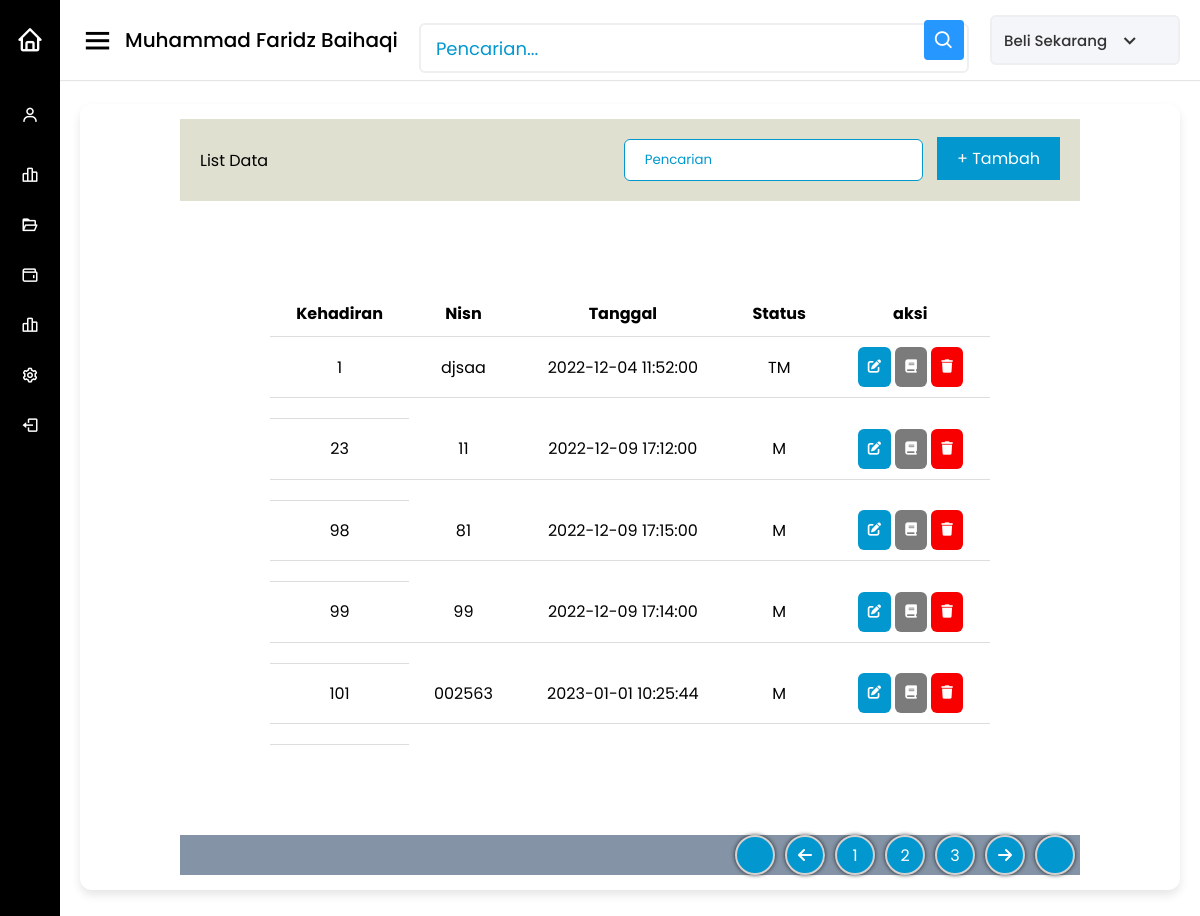
The app's page /controllers/c_absensi.php?aksi=list with its own data.
### tables this page shows
CREATE TABLE `kehadiran` (
  `id_kehadiran` int(10) NOT NULL,
  `nisn` char(10) NOT NULL,
  `tanggal` datetime DEFAULT NULL,
  `status` enum('M','TM') DEFAULT NULL,
  `keterangan` text DEFAULT NULL
);

### models/model_absensi.php (called while the page is built, shortened)
<?php
require_once("koneksi.php");
function getAllData()
{
    global $koneksi;
    $sql = "SELECT * FROM kehadiran order by id_kehadiran ASC";
    $query = mysqli_query($koneksi, $sql);
    while ($ambilData = mysqli_fetch_assoc($query)) {
        $list[] = $ambilData;
    }
    return $list;
}

### views/transaksi_absensi/list_data.php (the view, shortened to what this page needs)
<!DOCTYPE html>
<html>
<head>
  <link rel="stylesheet" href="https://cdnjs.cloudflare.com/ajax/libs/vue/3.2.41/vue.cjs.js" />
  <link href="https://unpkg.com/boxicons@2.0.7/css/boxicons.min.css" rel="stylesheet" />
  <link rel="stylesheet" href="../assets/css/dasboard_rplb_22.css" />
</head>
<body>
  <div class="sidebar">
    <div class="logo-details">
      <i class='bx bx-home'></i>
      <span class="logo_name">Dashboard</span>
    </div>
    <ul class="nav-links">
      <li class="list">
        <a href="<?= URL ?>dashboard" class="nav-link">
          <i class="bx bx-user" id="btn"></i>
          <span class="link">Utama</span>
        </a>
      </li>
      <ul class="nav-links">
        <li class="list">
          <a href="http://localhost/bew_xirplb_1920_22_Paris/controllers/c_siswa.php?aksi=list" class="nav-link">
            <i class="bx bx-bar-chart-alt-2 icon" id="btn"></i>
            <span class="link">Siswa</span>
          </a>
        </li>
        <li class="list">
          <a href="<?= URL ?>list" class="nav-link">
            <i class="bx bx-folder-open icon" id="btn"></i>
            <span class="link">Kelas</span>
          </a>
        </li>
        <li class="list">
          <a href="http://localhost/bew_xirplb_1920_22_Paris/controllers/c_anggota.php?aksi=list" class="nav-link">
            <i class="bx bx-wallet icon" id="btn"></i>
            <span class="link">Anggota</span>
          </a>
        </li>
        <li class="list">
          <a href="http://localhost/bew_xirplb_1920_22_Paris/controllers/c_absensi.php?aksi=list" class="nav-link">
            <i class="bx bx-bar-chart-alt-2 icon" id="btn"></i>
            <span class="link">Absensi</span>
          </a>
        </li>
        <li class="list">
          <a href="#" class="nav-link">
            <i class="bx bx-cog icon" id="btn"></i>
            <span class="link">Pengaturan</span>
          </a>
        </li>
        <li class="list">
          <a href="<?= URL ?>logout" class="nav-link">
            <i class="bx bx-log-out icon" id="btn"></i>
            <span class="link">Keluar</span>
          </a>
        </li>
      </ul>
  </div>
  <section class="home-section">
    <nav>
      <div class="sidebar-button">
        <i class='bx bx-menu sidebarBtn'></i>
        <span class="dashboard">Muhammad Faridz Baihaqi</span>
      </div>
      <div class="search-box">
        <input type="text" placeholder="Pencarian..." />
        <i class="bx bx-search"></i>
      </div>
      <div class="profile-details">
        <span class="admin_name">Beli Sekarang</span>
        <i class="bx bx-chevron-down"></i>
      </div>
    </nav>
    <div class="home-content">
      <div class="overview-boxes-list">
        <div class="box-list">
          <div class="right-side">
            <div class="table">
              <div class="table_header">
                <p>List Data</p>
                <div>
                  <input placeholder="Pencarian" />
                  <a href="<?= URL ?>tambah" <button class="tambah">+ Tambah</button></a>
                </div>
              </div>
              <div class="table_selection">
                <table>
                  <thead>
                    <th>Kehadiran</th>
                    <th>Nisn</th>
                    <th>Tanggal</th>
                    <th>Status</th>
                    <th>aksi</th>
                  </thead>
                  <?php foreach ($data as $row) : ?>
                    <tbody>
                      <tr>
                        <td>
                          <?= $row["id_kehadiran"] ?>
                        </td>
                        <td>
                          <?= $row["nisn"] ?>
                        </td>
                        <td>
                          <?= $row["tanggal"] ?>
                        </td>
                        <td>
                          <?= $row["status"] ?>
                        </td>
                        <td>
                          <a href="<?= URL ?>edit&id=<?= $row["id_kehadiran"]; ?>"><button class="blue_button"><i class="fa-solid fa-pen-to-square"></i></button></a>
                          <a href="<?= URL ?>detail&id=<?= $row["id_kehadiran"]; ?>"><button class="light_button"><i class="fa-solid fa-book"></i></button></a>
                          <a href="<?= URL ?>hapus&id=<?= $row["id_kehadiran"]; ?>"><button class="red_button"><i class="fa-solid fa-trash"></i></button></a>
                        </td>
                      </tr>
                      <tr>
                        <td></td>
                      </tr>
                    <?php endforeach; ?>
                    </tbody>
                </table>
              </div>
              <div class="pagination">
                <div><i class="fa-solid fa-chevrons-left"></i></div>
                <div><i class="fa-solid fa-arrow-left"></i></div>
                <div>1</div>
                <div>2</div>
                <div>3</div>
                <div><i class="fa-solid fa-arrow-right"></i></div>
                <div><i class="fa-solid fa-chevrons-right"></i></div>
              </div>
            </div>
          </div>
        </div>
      </div>
    </div>
  </section>
</body>
</html>

### records on screen
kehadiran: id_kehadiran "1", nisn "djsaa", tanggal "2022-12-04 11:52:00", status "TM"
kehadiran: id_kehadiran "23", nisn "11", tanggal "2022-12-09 17:12:00", status "M"
kehadiran: id_kehadiran "98", nisn "81", tanggal "2022-12-09 17:15:00", status "M"
kehadiran: id_kehadiran "99", nisn "99", tanggal "2022-12-09 17:14:00", status "M"
kehadiran: id_kehadiran "101", nisn "002563", tanggal "2023-01-01 10:25:44", status "M"
